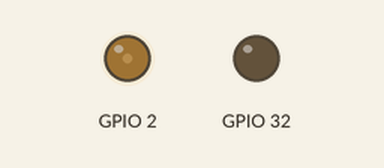
Recording of a sketch running on a simulated ESP32. Parts: output pins drawn as LEDs (lit = HIGH). What the sketch prints to the serial monitor is not drawn.

Above: at 0.05 s.
At 3.0 s:
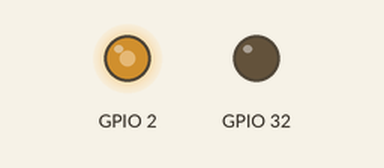
At 6.0 s:
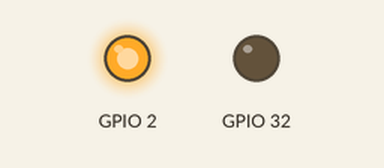
Timing chart, 0 to 7.8 s (numbered marks = the images above):
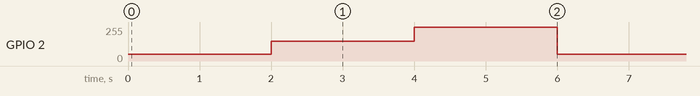

The sketch:

testingiot1.ino
```cpp
int counter=0;
void setup() {
  // put your setup code here, to run once:
pinMode(2,OUTPUT);
pinMode(32,OUTPUT);
Serial.begin(9600);
}

void loop() {
  // put your main code here, to run repeatedly:
// digitalWrite(2,HIGH);
analogWrite(2,50);
delay(2000);
analogWrite(2,150);
delay(2000);
analogWrite(2,255);
delay(2000);
// // digitalWrite(2,LOW);
// delay(2000);
// int data=analogRead(32);
Serial.println(counter);
counter++;
}
```

Measured:
- by itself, GPIO 2: repeats every 6.0 s: 150/255 2.0 s, 255/255 2.0 s, 50/255 2.0 s
